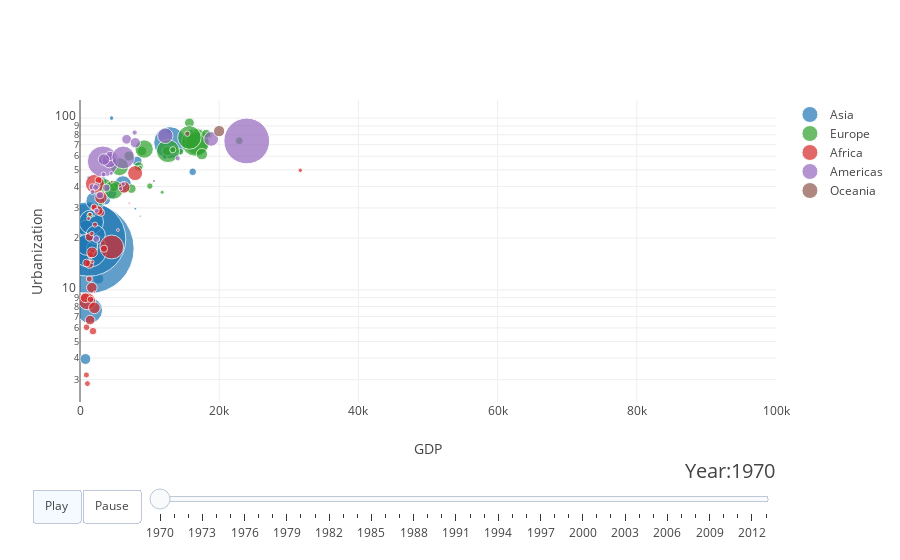

The cell this chart's notebook holds for it:
### Code cell
df=gdp_urbanization.loc[(gdp_urbanization["Year"] >= beg_year) & (gdp_urbanization["Year"]<=end_year),:]

years = list (range(beg_year, end_year))
# make list of continents
continents = []
for continent in df['continent']:
    if continent not in continents:
        continents.append(continent)
# make figure
figure = {
    'data': [],
    'layout': {},
    'frames': []
}

# fill in most of layout
figure['layout']['xaxis'] = {'range': [0, 100000], 'title': 'GDP'}
figure['layout']['yaxis'] = {'title': 'Urbanization', 'type': 'log'}
figure['layout']['hovermode'] = 'closest'
figure['layout']['sliders'] = {
    'args': [
        'transition', {
            'duration': 300,
            'easing': 'cubic-in-out'
        }
    ],
    'initialValue': '0',
    'plotlycommand': 'animate',
    'values': years,
    'visible': True
}
figure['layout']['updatemenus'] = [
    {
        'buttons': [
            {
                'args': [None, {'frame': {'duration': 500, 'redraw': False},
                         'fromcurrent': True, 'transition': {'duration': 300, 'easing': 'quadratic-in-out'}}],
                'label': 'Play',
                'method': 'animate'
            },
            {
                'args': [[None], {'frame': {'duration': 0, 'redraw': False}, 'mode': 'immediate',
                'transition': {'duration': 0}}],
                'label': 'Pause',
                'method': 'animate'
            }
        ],
        'direction': 'left',
        'pad': {'r': 10, 't': 87},
        'showactive': True,
        'type': 'buttons',
        'x': 0.1,
        'xanchor': 'right',
        'y': 0,
        'yanchor': 'top'
    }
]

sliders_dict = {
    'active': 0,
    'yanchor': 'top',
    'xanchor': 'left',
    'currentvalue': {
        'font': {'size': 20},
        'prefix': 'Year:',
        'visible': True,
        'xanchor': 'right'
    },
    'transition': {'duration': 300, 'easing': 'cubic-in-out'},
    'pad': {'b': 10, 't': 50},
    'len': 0.9,
    'x': 0.1,
    'y': 0,
    'steps': []
}

# make data
year = beg_year
for continent in continents:
    dataset_by_year = df[df['Year'] == year]
    dataset_by_year_and_cont = dataset_by_year[dataset_by_year['continent'] == continent]

    data_dict = {
        'x': list(dataset_by_year_and_cont['gdp_per_capita']),
        'y': list(dataset_by_year_and_cont['urban_share']),
        'mode': 'markers',
        'text': list(dataset_by_year_and_cont['country']),
        'marker': {
            'sizemode': 'area',
            'sizeref': 200000,
            'size': list(dataset_by_year_and_cont['population'])
        },
        'name': continent
    }
    figure['data'].append(data_dict)
    
# make frames
for year in years:
    frame = {'data': [], 'name': str(year)}
    for continent in continents:
        dataset_by_year = df[df['Year'] == year]
        dataset_by_year_and_cont = dataset_by_year[dataset_by_year['continent'] == continent]

        data_dict = {
            'x': list(dataset_by_year_and_cont['gdp_per_capita']),
            'y': list(dataset_by_year_and_cont['urban_share']),
            'mode': 'markers',
            'text': list(dataset_by_year_and_cont['country']),
            'marker': {
                'sizemode': 'area',
                'sizeref': 200000,
                'size': list(dataset_by_year_and_cont['population'])
            },
            'name': continent
        }
        frame['data'].append(data_dict)

    figure['frames'].append(frame)
    slider_step = {'args': [
        [year],
        {'frame': {'duration': 300, 'redraw': True},
         'mode': 'immediate',
       'transition': {'duration': 300}}
     ],
     'label': year,
     'method': 'animate'}
    sliders_dict['steps'].append(slider_step)

    
figure['layout']['sliders'] = [sliders_dict]

iplot(figure)
plotly.offline.plot(figure, filename='animation.html')

### Figure 1 — Plotly figure (JSON) as saved in the notebook; plotly's stock layout.template omitted (floating-point values rounded to 4 significant figures)
{"data": [{"marker": {"size": [11964906, 211878, 66881158, 6937996, 814622841, 553873890, 118361740, 28662011, 10021785, 2849534, 103710287, 1666920, 753142, 2464286, 10909353, 1281535, 26164131, 11917872, 731703, 59382651, 35451392, 5771846, 2074099, 12554583, 6368017, 14598000, 36915397, 44927973], "sizemode": "area", "sizeref": 200000}, "mode": "markers", "name": "Asia", "text": ["Afghanistan", "Bahrain", "Bangladesh", "Cambodia", "China", "India", "Indonesia", "Iran", "Iraq", "Israel", "Japan", "Jordan", "Kuwait", "Lebanon", "Malaysia", "Mongolia", "Myanmar", "Nepal", "Oman", "Pakistan", "Philippines", "Saudi Arabia", "Singapore", "Sri Lanka", "Syria", "Taiwan", "Thailand", "Vietnam"], "type": "scatter", "uid": "6314945e-71a9-41d1-9906-8a58ec31418e", "x": [2632, 14161, 1380, 742, 1291, 1234, 1356, 6173, 8192, 12803, 12904, 2828, null, 12172, 3636, 1210, 862, 777, 7948, 1627, 2196, 16190, 4540, 1744, 3273, 4420, 2251, 994], "y": [11.64, 83.78, 7.593, 15.97, 17.4, 19.76, 17.07, 41.21, 56.15, 84.19, 71.88, 55.97, 85.66, 59.48, 33.45, 45.05, 22.83, 3.956, 29.66, 24.82, 32.98, 48.67, 100, 17.6, 43.34, 36.48, 20.89, 18.3]}, {"marker": {"size": [], "sizemode": "area", "sizeref": 200000}, "mode": "markers", "name": "nan", "text": [], "type": "scatter", "uid": "5a2593a3-12a1-43c5-8c34-33e36852477c", "x": [], "y": []}, {"marker": {"size": [2135599, 7465908, 9624908, 3564389, 8489572, 4169217, 9788863, 4928704, 4605998, 50763212, 78169287, 8793002, 10315420, 204101, 2963020, 53324772, 518727, 12958757, 3877383, 32529022, 8684237, 20252540, 8172645, 1669731, 33791761, 8042839, 6169124, 35464196, 55645390], "sizemode": "area", "sizeref": 200000}, "mode": "markers", "name": "Europe", "text": ["Albania", "Austria", "Belgium", "Bosnia and Herzegovina", "Bulgaria", "Croatia", "Czech Republic", "Denmark", "Finland", "France", "Germany", "Greece", "Hungary", "Iceland", "Ireland", "Italy", "Montenegro", "Netherlands", "Norway", "Poland", "Portugal", "Romania", "Serbia", "Slovenia", "Spain", "Sweden", "Switzerland", "Turkey", "United Kingdom"], "type": "scatter", "uid": "d53a433b-bb5a-4c5e-bb4f-009e00e88d4c", "x": [2957, 13523, 15724, 1424, 8447, 10038, 12527, 18504, 14416, 16740, 16581, 8925, 7039, 16320, 8597, 12644, 8644, 17514, 13333, 5683, 7396, 3581, 4890, 11800, 9218, 18133, 22883, 4837, 15715], "y": [31.74, 65.26, 93.84, 27.2, 52.3, 40.2, 64.4, 79.74, 63.7, 71.06, 72.27, 64.22, 60.11, 84.9, 51.28, 64.27, 26.85, 61.66, 65.4, 52.12, 38.8, 40.32, 39.74, 37.0, 66.04, 81.03, 73.84, 38.23, 77.12]}, {"marker": {"size": [13746185, 5926333, 2849508, 692959, 5807492, 3513499, 6841763, 1828709, 3655905, 238032, 5416416, 161622, 35923283, 290907, 1847000, 28959382, 529526, 458663, 8681818, 4153653, 602916, 11252318, 1033044, 1439677, 1994000, 6548922, 4531280, 6034022, 1133539, 826862, 15309995, 9453385, 780386, 4372957, 57357275, 462096, 3748672, 73630, 4096245, 2593123, 3601206, 22502306, 11744590, 445735, 13604523, 2097273, 5127001, 9445932, 4138837, 5206229], "sizemode": "area", "sizeref": 200000}, "mode": "markers", "name": "Africa", "text": ["Algeria", "Angola", "Benin", "Botswana", "Burkina Faso", "Burundi", "Cameroon", "Central African Republic", "Chad", "Comoros", "Cote d'Ivoire", "Djibouti", "Egypt", "Equatorial Guinea", "Eritrea", "Ethiopia", "Gabon", "Gambia", "Ghana", "Guinea", "Guinea-Bissau", "Kenya", "Lesotho", "Liberia", "Libya", "Madagascar", "Malawi", "Mali", "Mauritania", "Mauritius", "Morocco", "Mozambique", "Namibia", "Niger", "Nigeria", "Reunion", "Rwanda", "Sao Tome and Principe", "Senegal", "Sierra Leone", "Somalia", "South Africa", "Sudan", "Swaziland", "Tanzania", "Togo", "Tunisia", "Uganda", "Zambia", "Zimbabwe"], "type": "scatter", "uid": "abe0c420-0780-4950-90ad-35b8a5f7d920", "x": [6334, null, 1752, 1489, 1865, 1067, 1359, 1435, 1337, 1875, 3013, 5872, 2137, 2017, null, 1014, 7060, 2660, 2633, 1492, 1464, 1701, 799, 1239, 31646, 1342, 938, 944, 1791, 4579, 3012, 750, 5443, 1511, 4549, null, 917, 2004, 2027, 2154, null, 7916, 1740, 2082, 2072, 1698, 2653, 1449, 2031, 3448], "y": [39.5, 14.96, 16.69, 7.834, 5.746, 2.845, 20.3, 27.49, 11.57, 19.39, 28.16, 61.78, 41.48, 26.95, 12.68, 8.588, 32, 19.5, 28.96, 15.98, 15.13, 10.29, 8.608, 26.02, 49.67, 14.1, 6.053, 14.33, 14.56, 42.56, 34.48, 8.99, 22.29, 8.794, 17.76, 41.66, 3.194, 29.52, 30, 23.97, 22.68, 47.81, 16.52, 9.705, 7.852, 21.28, 43.48, 6.664, 30.35, 17.36]}, {"marker": {"size": [23983358, 4216572, 96078304, 21716855, 9577572, 21329811, 1820379, 8701886, 4511577, 5972464, 3736311, 5447687, 4709644, 2688208, 1869031, 51868335, 2398160, 1509822, 2482508, 13187182, 2715540, 967658, 209463865, 2809117, 10680678], "sizemode": "area", "sizeref": 200000}, "mode": "markers", "name": "Americas", "text": ["Argentina", "Bolivia", "Brazil", "Canada", "Chile", "Colombia", "Costa Rica", "Cuba", "Dominican Republic", "Ecuador", "El Salvador", "Guatemala", "Haiti", "Honduras", "Jamaica", "Mexico", "Nicaragua", "Panama", "Paraguay", "Peru", "Puerto Rico", "Trinidad and Tobago", "United States", "Uruguay", "Venezuela"], "type": "scatter", "uid": "815aa1f8-edd7-46fa-9304-6ccaba7590a2", "x": [12259, 1759, 3275, 18849, 6702, 4209, 5829, 4335, 2408, 3778, 2249, 2875, 2328, 2390, 6213, 6214, 3381, 4504, 1801, 3439, 14043, 10628, 23958, 7850, 7943], "y": [78.88, 39.78, 55.91, 75.65, 75.23, 56.63, 38.83, 60.27, 40.27, 39.28, 39.44, 35.55, 19.76, 28.9, 41.32, 59.02, 47.03, 47.64, 37.06, 57.41, 58.33, 43.03, 73.6, 82.37, 71.85]}, {"marker": {"size": [12728362, 2819597], "sizemode": "area", "sizeref": 200000}, "mode": "markers", "name": "Oceania", "text": ["Australia", "New Zealand"], "type": "scatter", "uid": "fae77856-4621-476f-9798-d7560c9ce1c0", "x": [19990, 15424], "y": [84.0, 81.11]}], "layout": {"hovermode": "closest", "sliders": [{"active": 0, "currentvalue": {"font": {"size": 20}, "prefix": "Year:", "visible": true, "xanchor": "right"}, "len": 0.9, "pad": {"b": 10, "t": 50}, "steps": [{"args": [[1970], {"frame": {"duration": 0, "redraw": false}, "mode": "immediate", "transition": {"duration": 0}}], "label": "1970", "method": "animate"}, {"args": [[1971], {"frame": {"duration": 0, "redraw": false}, "mode": "immediate", "transition": {"duration": 0}}], "label": "1971", "method": "animate"}, {"args": [[1972], {"frame": {"duration": 0, "redraw": false}, "mode": "immediate", "transition": {"duration": 0}}], "label": "1972", "method": "animate"}, {"args": [[1973], {"frame": {"duration": 0, "redraw": false}, "mode": "immediate", "transition": {"duration": 0}}], "label": "1973", "method": "animate"}, {"args": [[1974], {"frame": {"duration": 0, "redraw": false}, "mode": "immediate", "transition": {"duration": 0}}], "label": "1974", "method": "animate"}, {"args": [[1975], {"frame": {"duration": 0, "redraw": false}, "mode": "immediate", "transition": {"duration": 0}}], "label": "1975", "method": "animate"}, {"args": [[1976], {"frame": {"duration": 0, "redraw": false}, "mode": "immediate", "transition": {"duration": 0}}], "label": "1976", "method": "animate"}, {"args": [[1977], {"frame": {"duration": 0, "redraw": false}, "mode": "immediate", "transition": {"duration": 0}}], "label": "1977", "method": "animate"}, {"args": [[1978], {"frame": {"duration": 0, "redraw": false}, "mode": "immediate", "transition": {"duration": 0}}], "label": "1978", "method": "animate"}, {"args": [[1979], {"frame": {"duration": 0, "redraw": false}, "mode": "immediate", "transition": {"duration": 0}}], "label": "1979", "method": "animate"}, {"args": [[1980], {"frame": {"duration": 0, "redraw": false}, "mode": "immediate", "transition": {"duration": 0}}], "label": "1980", "method": "animate"}, {"args": [[1981], {"frame": {"duration": 0, "redraw": false}, "mode": "immediate", "transition": {"duration": 0}}], "label": "1981", "method": "animate"}, {"args": [[1982], {"frame": {"duration": 0, "redraw": false}, "mode": "immediate", "transition": {"duration": 0}}], "label": "1982", "method": "animate"}, {"args": [[1983], {"frame": {"duration": 0, "redraw": false}, "mode": "immediate", "transition": {"duration": 0}}], "label": "1983", "method": "animate"}, {"args": [[1984], {"frame": {"duration": 0, "redraw": false}, "mode": "immediate", "transition": {"duration": 0}}], "label": "1984", "method": "animate"}, {"args": [[1985], {"frame": {"duration": 0, "redraw": false}, "mode": "immediate", "transition": {"duration": 0}}], "label": "1985", "method": "animate"}, {"args": [[1986], {"frame": {"duration": 0, "redraw": false}, "mode": "immediate", "transition": {"duration": 0}}], "label": "1986", "method": "animate"}, {"args": [[1987], {"frame": {"duration": 0, "redraw": false}, "mode": "immediate", "transition": {"duration": 0}}], "label": "1987", "method": "animate"}, {"args": [[1988], {"frame": {"duration": 0, "redraw": false}, "mode": "immediate", "transition": {"duration": 0}}], "label": "1988", "method": "animate"}, {"args": [[1989], {"frame": {"duration": 0, "redraw": false}, "mode": "immediate", "transition": {"duration": 0}}], "label": "1989", "method": "animate"}, {"args": [[1990], {"frame": {"duration": 0, "redraw": false}, "mode": "immediate", "transition": {"duration": 0}}], "label": "1990", "method": "animate"}, {"args": [[1991], {"frame": {"duration": 0, "redraw": false}, "mode": "immediate", "transition": {"duration": 0}}], "label": "1991", "method": "animate"}, {"args": [[1992], {"frame": {"duration": 0, "redraw": false}, "mode": "immediate", "transition": {"duration": 0}}], "label": "1992", "method": "animate"}, {"args": [[1993], {"frame": {"duration": 0, "redraw": false}, "mode": "immediate", "transition": {"duration": 0}}], "label": "1993", "method": "animate"}, {"args": [[1994], {"frame": {"duration": 0, "redraw": false}, "mode": "immediate", "transition": {"duration": 0}}], "label": "1994", "method": "animate"}, {"args": [[1995], {"frame": {"duration": 0, "redraw": false}, "mode": "immediate", "transition": {"duration": 0}}], "label": "1995", "method": "animate"}, {"args": [[1996], {"frame": {"duration": 0, "redraw": false}, "mode": "immediate", "transition": {"duration": 0}}], "label": "1996", "method": "animate"}, {"args": [[1997], {"frame": {"duration": 0, "redraw": false}, "mode": "immediate", "transition": {"duration": 0}}], "label": "1997", "method": "animate"}, {"args": [[1998], {"frame": {"duration": 0, "redraw": false}, "mode": "immediate", "transition": {"duration": 0}}], "label": "1998", "method": "animate"}, {"args": [[1999], {"frame": {"duration": 0, "redraw": false}, "mode": "immediate", "transition": {"duration": 0}}], "label": "1999", "method": "animate"}, {"args": [[2000], {"frame": {"duration": 0, "redraw": false}, "mode": "immediate", "transition": {"duration": 0}}], "label": "2000", "method": "animate"}, {"args": [[2001], {"frame": {"duration": 0, "redraw": false}, "mode": "immediate", "transition": {"duration": 0}}], "label": "2001", "method": "animate"}, {"args": [[2002], {"frame": {"duration": 0, "redraw": false}, "mode": "immediate", "transition": {"duration": 0}}], "label": "2002", "method": "animate"}, {"args": [[2003], {"frame": {"duration": 0, "redraw": false}, "mode": "immediate", "transition": {"duration": 0}}], "label": "2003", "method": "animate"}, {"args": [[2004], {"frame": {"duration": 0, "redraw": false}, "mode": "immediate", "transition": {"duration": 0}}], "label": "2004", "method": "animate"}, {"args": [[2005], {"frame": {"duration": 0, "redraw": false}, "mode": "immediate", "transition": {"duration": 0}}], "label": "2005", "method": "animate"}, {"args": [[2006], {"frame": {"duration": 0, "redraw": false}, "mode": "immediate", "transition": {"duration": 0}}], "label": "2006", "method": "animate"}, {"args": [[2007], {"frame": {"duration": 0, "redraw": false}, "mode": "immediate", "transition": {"duration": 0}}], "label": "2007", "method": "animate"}, {"args": [[2008], {"frame": {"duration": 0, "redraw": false}, "mode": "immediate", "transition": {"duration": 0}}], "label": "2008", "method": "animate"}, {"args": [[2009], {"frame": {"duration": 0, "redraw": false}, "mode": "immediate", "transition": {"duration": 0}}], "label": "2009", "method": "animate"}, {"args": [[2010], {"frame": {"duration": 0, "redraw": false}, "mode": "immediate", "transition": {"duration": 0}}], "label": "2010", "method": "animate"}, {"args": [[2011], {"frame": {"duration": 0, "redraw": false}, "mode": "immediate", "transition": {"duration": 0}}], "label": "2011", "method": "animate"}, {"args": [[2012], {"frame": {"duration": 0, "redraw": false}, "mode": "immediate", "transition": {"duration": 0}}], "label": "2012", "method": "animate"}, {"args": [[2013], {"frame": {"duration": 0, "redraw": false}, "mode": "immediate", "transition": {"duration": 0}}], "label": "2013", "method": "animate"}], "transition": {"duration": 0, "easing": "cubic-in-out"}, "x": 0.1, "xanchor": "left", "y": 0, "yanchor": "top"}], "updatemenus": [{"buttons": [{"args": [null, {"frame": {"duration": 0, "redraw": false}, "fromcurrent": true, "transition": {"duration": 300, "easing": "quadratic-in-out"}}], "label": "Play", "method": "animate"}, {"args": [[null], {"frame": {"duration": 0, "redraw": false}, "mode": "immediate", "transition": {"duration": 0}}], "label": "Pause", "method": "animate"}], "direction": "left", "pad": {"r": 10, "t": 87}, "showactive": true, "type": "buttons", "x": 0.1, "xanchor": "right", "y": 0, "yanchor": "top"}], "xaxis": {"range": [0, 100000], "title": {"text": "GDP"}}, "yaxis": {"title": {"text": "Urbanization"}, "type": "log"}}}
